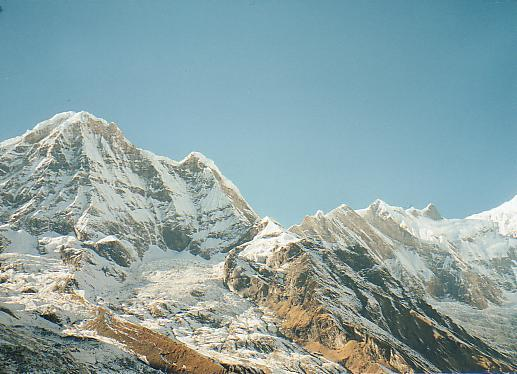
#> input picture Task2/images/mountain1.jpg, 517 x 374 px
$ python task2.py
#> lines starting #> are read from the running program, lines starting #| are printed output that depends on the picture
#> further down, img1 is the input picture: shape (374, 517, 3); mean B, G, R 165, 163.3, 138.9
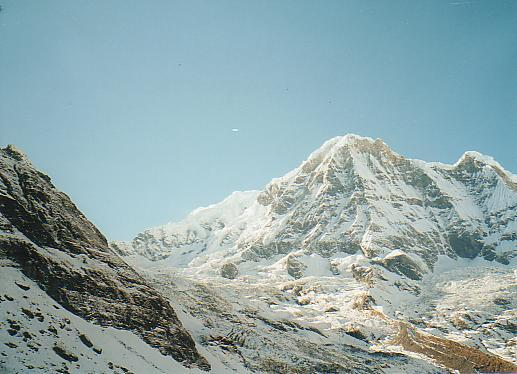
#> input picture Task2/images/mountain2.jpg, 517 x 374 px
#> further down, img2 is the input picture: shape (374, 517, 3); mean B, G, R 169.1, 166.7, 143.4
### Task2/Homography.py
import cv2
import numpy as np
import matplotlib.pyplot as plt


def homography(u1, v1, u2, v2):
    """                         Task 2.2
    Computes the homography H using the Direct Linear Transformation
    Arguments:
    u1, v1: normalised (u,v) coordinates from image 1
    u2, v2: normalised (u,v) coordinates from image 2
    Output:
    H: the 3×3 homography matrix that warps normalised coordinates
    from image 1 into normalised coordinates from image 2
    """
    # Assert that the input coordinates have the same length
    assert len(u1) == len(v1) == len(u2) == len(v2), "Input coordinates must have the same length"
    # get the number of points, at least 4
    num_points = len(u1)
    if num_points < 4:
        raise ValueError("At least 4 points are needed")
    A = []   # initialize A
    for i in range(num_points):  # in each pair of points
        x1, y1 = u1[i], v1[i]
        x2, y2 = u2[i], v2[i]
        # Construct the coefficient matrix A of the linear system
        A.append([-x1, -y1, -1, 0, 0, 0, x1 * x2, y1 * x2, x2])
        A.append([0, 0, 0, -x1, -y1, -1, x1 * y2, y1 * y2, y2])
    # Convert A to a numpy array
    A = np.array(A)
    # Perform SVD decomposition on A
    U, S, Vh = np.linalg.svd(A)
    L = Vh[-1, :] / Vh[-1, -1]  # The homography matrix H is the last row of Vh
    H = L.reshape(3, 3)  # reshape to 3×3
    return H


def compute_normalisation_matrix(points):
    """                         Task 2.3
    Computes the normalization transformation matrix for homogeneous point coordinates.
    Arguments:
    points: Array of points with shape (N, 2) where N is the number of points.
    Output:
    T: The normalization transformation matrix.
    """
    mean = np.mean(points, axis=0)  # Compute the mean of the points
    std_dev = np.std(points, axis=0)  # Compute the standard deviation of the points
    # Compute the normalization scale factor
    scale = np.sqrt(2) / std_dev
    # Construct the normalization transformation matrix T
    T = np.array([[scale[0], 0, -scale[0] * mean[0]],
                  [0, scale[1], -scale[1] * mean[1]],
                  [0, 0, 1]])
    return T


def homography_w_normalisation(u1, v1, u2, v2):
    """                         Task 2.3
    Computes the homography matrix with normalization using the DLT algorithm.
    Arguments:
    u1, v1: normalised (u,v) coordinates from image 1
    u2, v2: normalised (u,v) coordinates from image 2
    Output:
    H: the 3×3 homography matrix that warps normalised coordinates from image 1 into normalised coordinates from image 2
    """
    # Stack the input coordinates into point arrays
    points1 = np.stack((u1, v1), axis=-1)
    points2 = np.stack((u2, v2), axis=-1)
    # Compute the normalization transformation matrices T1 and T2
    T1 = compute_normalisation_matrix(points1)
    T2 = compute_normalisation_matrix(points2)
    # Normalize the point coordinates
    ones = np.ones((points1.shape[0], 1))
    normalized_points1 = (T1 @ np.hstack((points1, ones)).T).T
    normalized_points2 = (T2 @ np.hstack((points2, ones)).T).T
    # Extract the normalized point coordinates
    u1_norm = normalized_points1[:, 0]
    v1_norm = normalized_points1[:, 1]
    u2_norm = normalized_points2[:, 0]
    v2_norm = normalized_points2[:, 1]
    # Compute the homography matrix H_norm using the normalized coordinates
    H_norm = homography(u1_norm, v1_norm, u2_norm, v2_norm)
    # De-normalize the homography matrix
    H = np.linalg.inv(T2) @ H_norm @ T1
    H = H / H[2, 2]  # Normalize the homography matrix so that its last element is 1

    return H


def match_and_save(img1, img2, save_path1, save_path2):
    #                             Task 2.4
    # Detects SIFT keypoints, performs feature matching, and saves the coordinates of matched points.
    # Convert the images to grayscale
#> called with save_path1 = 'npyfiles/pts1.npy', save_path2 = 'npyfiles/pts2.npy'
    gray1 = cv2.cvtColor(img1, cv2.COLOR_BGR2GRAY)
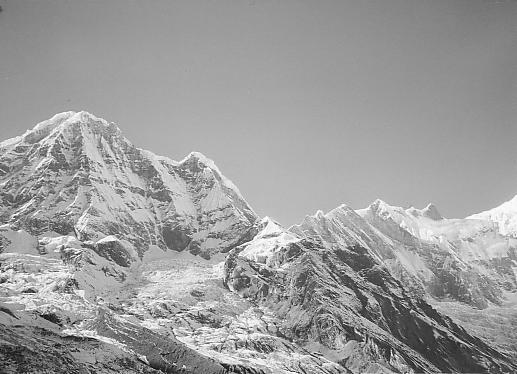
#> gray1: shape (374, 517); min 2, max 255, mean 156.2
    gray2 = cv2.cvtColor(img2, cv2.COLOR_BGR2GRAY)
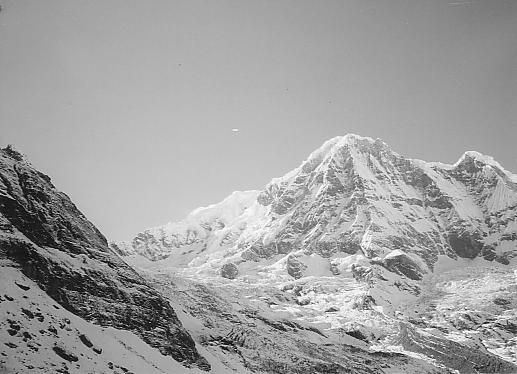
#> gray2: shape (374, 517); min 0, max 255, mean 160
    # Initialize the SIFT feature detector
    sift = cv2.SIFT_create()
    # Detect SIFT keypoints and compute descriptors
    keypoints_1, descriptors_1 = sift.detectAndCompute(img1, None)
#> keypoints_1 = 1077 keypoints; strongest (x, y, size): (258, 329, 2), (412, 311, 2.1), (234, 366, 2), (30, 291, 3.9)
    keypoints_2, descriptors_2 = sift.detectAndCompute(img2, None)
#> keypoints_2 = 1030 keypoints; strongest (x, y, size): (68, 322, 2.1), (11, 299, 2.4), (367, 341, 2), (223, 347, 2)
    # Use BFMatcher for feature matching
    bf = cv2.BFMatcher(cv2.NORM_L2, crossCheck=True)
    matches = bf.match(descriptors_1, descriptors_2)
#> matches = 461 matches
    # Sort the matches based on feature distance
    matches = sorted(matches, key=lambda x: x.distance)
    np.random.seed(42)  # Set a fixed random seed for reproducibility
    # Randomly select half of the matches
    num_matches = len(matches)
#> num_matches = 461
    selected_matches = np.random.choice(matches, size=num_matches // 2, replace=False)
    # Extract the coordinates of the matched points
    points1 = np.zeros((len(selected_matches), 2))
#> points1 = 230 pairs, first value 0 to 0, second value 0 to 0
    points2 = np.zeros((len(selected_matches), 2))
#> points2 = 230 pairs, first value 0 to 0, second value 0 to 0
    for i, match in enumerate(selected_matches):
        points1[i, :] = keypoints_1[match.queryIdx].pt
        points2[i, :] = keypoints_2[match.trainIdx].pt
#> after the loop, points1 = 230 pairs, first value 3.64 to 512.6, second value 121.7 to 370.8; points2 = 230 pairs, first value 11.05 to 512.4, second value 136.5 to 369.1
    # Save the coordinates of the matched points as .npy files
    np.save(save_path1, points1)
    np.save(save_path2, points2)


def homography_w_normalisation_ransac(u1, v1, u2, v2, threshold=1.0, max_iterations=1000):
    """                             Task 2.5
        Computes the homography matrix using the RANSAC algorithm and normalized DLT algorithm
        Arguments:
        u1, v1: (u,v) coordinates from image 1
        u2, v2: (u,v) coordinates from image 2
        threshold: Distance threshold for the RANSAC algorithm, default is 1.0
        max_iterations: Maximum number of iterations for the RANSAC algorithm, default is 1000
        Output:
        best_H: The best homography matrix computed using the RANSAC algorithm and normalized DLT algorithm
        """
#> called with u1 = array of shape (230,), v1 = array of shape (230,), u2 = array of shape (230,), v2 = array of shape (230,), threshold = 1, max_iterations = 2000
    num_points = len(u1)
    best_H = None
    max_inliers = 0

    for _ in range(max_iterations):
        # Randomly select 4 points
        indices = np.random.choice(num_points, 4, replace=False)
        u1_sample = u1[indices]
        v1_sample = v1[indices]
        u2_sample = u2[indices]
        v2_sample = v2[indices]
        # Compute the homography matrix H using the selected 4 points
        H = homography_w_normalisation(u1_sample, v1_sample, u2_sample, v2_sample)
        # Stack the point coordinates into arrays
        ones = np.ones((num_points, 1))
        points1 = np.stack((u1, v1), axis=-1)
        points2 = np.stack((u2, v2), axis=-1)
        # Apply the homography matrix H to transform the points
        projected_points = H @ np.vstack((points1.T, np.ones(num_points)))
        projected_points /= projected_points[2, :]
        projected_points = projected_points[:2, :].T
        # Compute the errors between the projected points and the actual points
        errors = np.sqrt(np.sum((points2 - projected_points) ** 2, axis=1))
        # Determine the inliers (points with errors below the threshold)
        inliers = errors < threshold
        num_inliers = np.sum(inliers)
        # Update the best homography matrix and the maximum number of inliers
        if num_inliers > max_inliers:
            max_inliers = num_inliers
            best_H = H
    print(f'Max inliers number {max_inliers}')
    print(f'Result H \n {H}')
    return best_H


def warp_and_stitch(img1, img2, H):
    """                             Task 2.6
        Warps and stitches the images using the homography matrix
        Arguments:
        img1: Image 1
        img2: Image 2
        H: Homography matrix
        Output:
        result_img: The resulting image after warping and stitching
        """
    # Get the height and width of the images
    h1, w1 = img1.shape[:2]
#> h1 = 374; w1 = 517
    h2, w2 = img2.shape[:2]
#> h2 = 374; w2 = 517
    # Define the four corner coordinates of image 1
    corners_img1 = np.array([[0, 0], [w1, 0], [w1, h1], [0, h1]], dtype='float32')
#> corners_img1 = [[0, 0], [517, 0], [517, 374], [0, 374]]
    # Transform the corner points of image 1 using the homography matrix H
    corners_transformed_img1 = cv2.perspectiveTransform(np.array([corners_img1]), H)[0]
    # Define the four corner coordinates of image 2
    corners_img2 = np.array([[0, 0], [w2, 0], [w2, h2], [0, h2]], dtype='float32')
#> corners_img2 = [[0, 0], [517, 0], [517, 374], [0, 374]]
    # Combine the transformed corner points of image 1 and the corner points of image 2
    all_corners = np.vstack((corners_transformed_img1, corners_img2))
    # Compute the minimum and maximum coordinate values of the combined corner points
    [xmin, ymin] = np.int32(all_corners.min(axis=0) - 0.5)
    [xmax, ymax] = np.int32(all_corners.max(axis=0) + 0.5)
    # Compute the translation amounts
    t = [-xmin, -ymin]
    H_translation = np.array([[1, 0, t[0]], [0, 1, t[1]], [0, 0, 1]])  # Construct the translation matrix
    # Apply perspective transformation and translation to image 1
    result_img = cv2.warpPerspective(img1, H_translation @ H, (xmax - xmin, ymax - ymin))
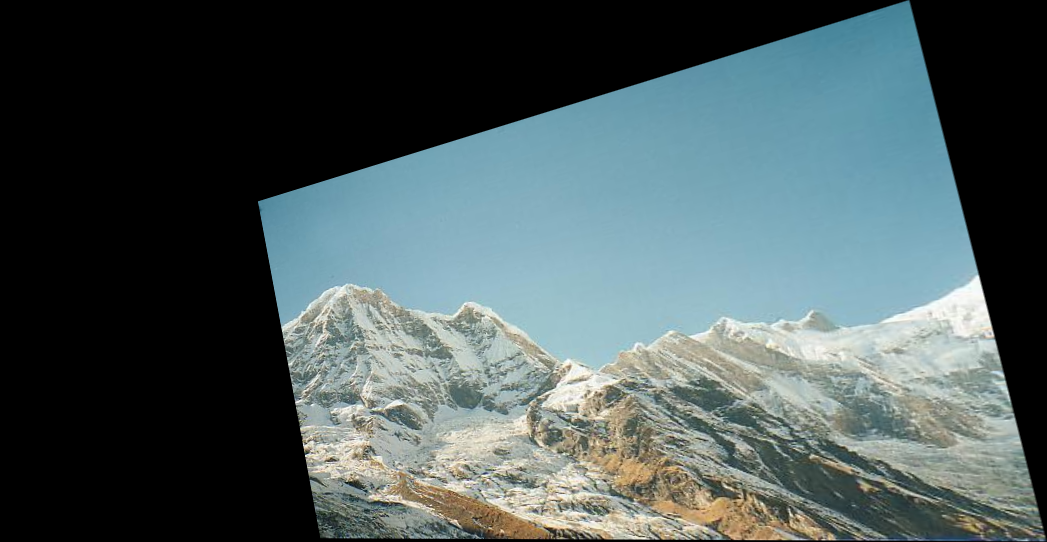
#> result_img: shape (542, 1047, 3); mean B, G, R 90.6, 89.3, 75.2
    # Copy image 2 to the corresponding position in the resulting image
    result_img[t[1]:h2 + t[1], t[0]:w2 + t[0]] = img2
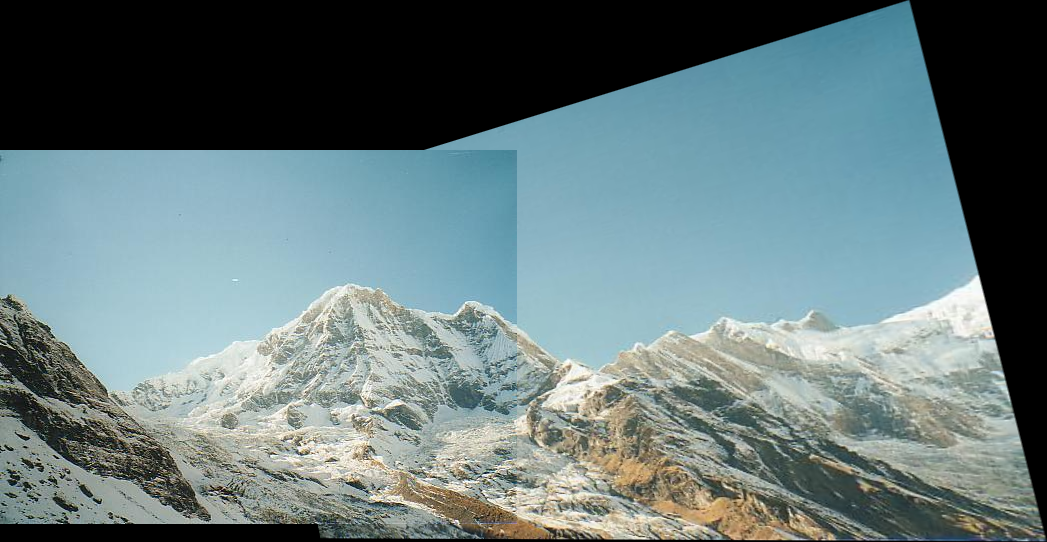
#> result_img: shape (542, 1047, 3); mean B, G, R 123.6, 121.6, 102.8

    return result_img

### Task2/task2.py
import os
import cv2
import numpy as np
import matplotlib.pyplot as plt
from Homography import homography_w_normalisation, match_and_save, homography_w_normalisation_ransac, warp_and_stitch

# ============================================ task 2.1 ====================================================
# set image path
image_folder = "images"
image1_name = "mountain1.jpg"
image2_name = "mountain2.jpg"
img1_path = os.path.join(image_folder, image1_name)
img2_path = os.path.join(image_folder, image2_name)
# read image using cv2
img1 = cv2.imread(img1_path)
img2 = cv2.imread(img2_path)
# ============================================ task 2.4 ====================================================
# Detect SIFT keypoints, perform feature matching, and save the coordinates of matched points
match_and_save(img1, img2, 'npyfiles/pts1.npy', 'npyfiles/pts2.npy')
# ============================================ task 2.5 ====================================================
# Load the coordinates of matched points from .npy files
points1 = np.load('npyfiles/pts1.npy')
points2 = np.load('npyfiles/pts2.npy')
# Extract the u,v coordinates of the matched points
u1, v1 = points1[:, 0], points1[:, 1]
u2, v2 = points2[:, 0], points2[:, 1]
# Compute the homography matrix using the RANSAC algorithm
H_ransac = homography_w_normalisation_ransac(u1, v1, u2, v2, 1, 2000)
# ============================================ task 2.6 ====================================================
# Warp and stitch the images
result = warp_and_stitch(img1, img2, H_ransac)
# Display the stitched image
cv2.imshow("Stitched Image", result)
cv2.waitKey(0)
cv2.destroyAllWindows()
# Save image after stitch
cv2.imwrite("output/stitched_image.jpg", result)
# ============================================ task 2.7 ====================================================
# BGR 2 RGB
img1_rgb = cv2.cvtColor(img1, cv2.COLOR_BGR2RGB)
img2_rgb = cv2.cvtColor(img2, cv2.COLOR_BGR2RGB)
# show images
plt.figure()
plt.subplot(121), plt.imshow(img1_rgb), plt.title('Image 1')
plt.subplot(122), plt.imshow(img2_rgb), plt.title('Image 2')
plt.show()
# Select points from Image 1
plt.imshow(img1_rgb)
#> (the run stopped early here; a loop or call above may not have finished)
